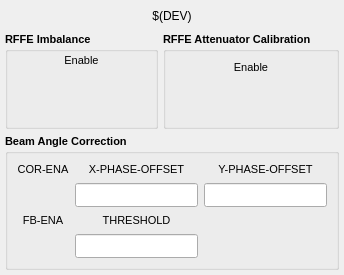
<?xml version="1.0" encoding="UTF-8"?>
<ui version="4.0">
 <class>MainWindow</class>
 <widget class="QMainWindow" name="MainWindow">
  <property name="geometry">
   <rect>
    <x>0</x>
    <y>0</y>
    <width>344</width>
    <height>275</height>
   </rect>
  </property>
  <property name="sizePolicy">
   <sizepolicy hsizetype="Fixed" vsizetype="Fixed">
    <horstretch>0</horstretch>
    <verstretch>0</verstretch>
   </sizepolicy>
  </property>
  <property name="minimumSize">
   <size>
    <width>344</width>
    <height>275</height>
   </size>
  </property>
  <property name="maximumSize">
   <size>
    <width>499</width>
    <height>700</height>
   </size>
  </property>
  <property name="windowTitle">
   <string>MainWindow</string>
  </property>
  <widget class="QWidget" name="centralwidget">
   <layout class="QVBoxLayout" name="verticalLayout">
    <property name="spacing">
     <number>5</number>
    </property>
    <property name="margin">
     <number>5</number>
    </property>
    <item>
     <spacer name="verticalSpacer">
      <property name="orientation">
       <enum>Qt::Vertical</enum>
      </property>
      <property name="sizeType">
       <enum>QSizePolicy::Fixed</enum>
      </property>
      <property name="sizeHint" stdset="0">
       <size>
        <width>20</width>
        <height>1</height>
       </size>
      </property>
     </spacer>
    </item>
    <item>
     <widget class="caLabel" name="caLabel_1">
      <property name="sizePolicy">
       <sizepolicy hsizetype="Expanding" vsizetype="Fixed">
        <horstretch>0</horstretch>
        <verstretch>0</verstretch>
       </sizepolicy>
      </property>
      <property name="minimumSize">
       <size>
        <width>200</width>
        <height>20</height>
       </size>
      </property>
      <property name="frameShape">
       <enum>QFrame::NoFrame</enum>
      </property>
      <property name="text">
       <string>$(DEV)</string>
      </property>
      <property name="alignment">
       <set>Qt::AlignAbsolute|Qt::AlignCenter|Qt::AlignHCenter|Qt::AlignVCenter</set>
      </property>
      <property name="fontScaleMode">
       <enum>ESimpleLabel::Height</enum>
      </property>
      <property name="foreground">
       <color>
        <red>0</red>
        <green>0</green>
        <blue>0</blue>
       </color>
      </property>
      <property name="background">
       <color alpha="0">
        <red>255</red>
        <green>255</green>
        <blue>255</blue>
       </color>
      </property>
     </widget>
    </item>
    <item>
     <spacer name="verticalSpacer_2">
      <property name="orientation">
       <enum>Qt::Vertical</enum>
      </property>
      <property name="sizeType">
       <enum>QSizePolicy::Fixed</enum>
      </property>
      <property name="sizeHint" stdset="0">
       <size>
        <width>20</width>
        <height>1</height>
       </size>
      </property>
     </spacer>
    </item>
    <item>
     <layout class="QHBoxLayout" name="horizontalLayout">
      <property name="spacing">
       <number>5</number>
      </property>
      <property name="topMargin">
       <number>0</number>
      </property>
      <item>
       <widget class="QGroupBox" name="groupBox_2">
        <property name="sizePolicy">
         <sizepolicy hsizetype="Preferred" vsizetype="Preferred">
          <horstretch>0</horstretch>
          <verstretch>0</verstretch>
         </sizepolicy>
        </property>
        <property name="minimumSize">
         <size>
          <width>0</width>
          <height>0</height>
         </size>
        </property>
        <property name="font">
         <font>
          <pointsize>8</pointsize>
          <weight>75</weight>
          <bold>true</bold>
         </font>
        </property>
        <property name="title">
         <string>RFFE Imbalance</string>
        </property>
        <layout class="QGridLayout" name="gridLayout">
         <property name="margin">
          <number>2</number>
         </property>
         <property name="spacing">
          <number>2</number>
         </property>
         <item row="0" column="2">
          <widget class="QLabel" name="label_12">
           <property name="sizePolicy">
            <sizepolicy hsizetype="Preferred" vsizetype="Fixed">
             <horstretch>0</horstretch>
             <verstretch>0</verstretch>
            </sizepolicy>
           </property>
           <property name="minimumSize">
            <size>
             <width>0</width>
             <height>15</height>
            </size>
           </property>
           <property name="font">
            <font>
             <weight>50</weight>
             <bold>false</bold>
            </font>
           </property>
           <property name="text">
            <string>Enable</string>
           </property>
           <property name="alignment">
            <set>Qt::AlignCenter</set>
           </property>
          </widget>
         </item>
         <item row="1" column="2">
          <widget class="caLed" name="caled_2">
           <property name="rectangular">
            <bool>false</bool>
           </property>
           <property name="channel" stdset="0">
            <string notr="true">$(DEV):IB-ENA-RD</string>
           </property>
           <property name="trueColor">
            <color>
             <red>0</red>
             <green>170</green>
             <blue>0</blue>
            </color>
           </property>
          </widget>
         </item>
        </layout>
       </widget>
      </item>
      <item>
       <widget class="QGroupBox" name="groupBox_5">
        <property name="font">
         <font>
          <pointsize>8</pointsize>
          <weight>75</weight>
          <bold>true</bold>
         </font>
        </property>
        <property name="title">
         <string>RFFE Attenuator Calibration</string>
        </property>
        <layout class="QGridLayout" name="gridLayout_6">
         <item row="0" column="0">
          <widget class="QLabel" name="label_8">
           <property name="sizePolicy">
            <sizepolicy hsizetype="Preferred" vsizetype="Fixed">
             <horstretch>0</horstretch>
             <verstretch>0</verstretch>
            </sizepolicy>
           </property>
           <property name="minimumSize">
            <size>
             <width>0</width>
             <height>15</height>
            </size>
           </property>
           <property name="font">
            <font>
             <weight>50</weight>
             <bold>false</bold>
            </font>
           </property>
           <property name="text">
            <string>Enable</string>
           </property>
           <property name="alignment">
            <set>Qt::AlignCenter</set>
           </property>
          </widget>
         </item>
         <item row="1" column="0">
          <widget class="caLed" name="caled">
           <property name="rectangular">
            <bool>false</bool>
           </property>
           <property name="channel" stdset="0">
            <string notr="true">$(DEV):AC-ENA-RD</string>
           </property>
           <property name="trueColor">
            <color>
             <red>0</red>
             <green>170</green>
             <blue>0</blue>
            </color>
           </property>
          </widget>
         </item>
        </layout>
       </widget>
      </item>
     </layout>
    </item>
    <item>
     <widget class="QGroupBox" name="groupBox_6">
      <property name="sizePolicy">
       <sizepolicy hsizetype="Preferred" vsizetype="Preferred">
        <horstretch>0</horstretch>
        <verstretch>0</verstretch>
       </sizepolicy>
      </property>
      <property name="minimumSize">
       <size>
        <width>100</width>
        <height>100</height>
       </size>
      </property>
      <property name="font">
       <font>
        <pointsize>8</pointsize>
        <weight>75</weight>
        <bold>true</bold>
       </font>
      </property>
      <property name="title">
       <string>Beam Angle Correction</string>
      </property>
      <layout class="QGridLayout" name="gridLayout_5">
       <item row="0" column="0">
        <widget class="QLabel" name="label_13">
         <property name="sizePolicy">
          <sizepolicy hsizetype="Preferred" vsizetype="Fixed">
           <horstretch>0</horstretch>
           <verstretch>0</verstretch>
          </sizepolicy>
         </property>
         <property name="minimumSize">
          <size>
           <width>0</width>
           <height>15</height>
          </size>
         </property>
         <property name="font">
          <font>
           <weight>50</weight>
           <bold>false</bold>
          </font>
         </property>
         <property name="text">
          <string>COR-ENA</string>
         </property>
         <property name="alignment">
          <set>Qt::AlignCenter</set>
         </property>
        </widget>
       </item>
       <item row="0" column="1">
        <widget class="QLabel" name="label_11">
         <property name="sizePolicy">
          <sizepolicy hsizetype="Preferred" vsizetype="Fixed">
           <horstretch>0</horstretch>
           <verstretch>0</verstretch>
          </sizepolicy>
         </property>
         <property name="minimumSize">
          <size>
           <width>100</width>
           <height>15</height>
          </size>
         </property>
         <property name="font">
          <font>
           <weight>50</weight>
           <bold>false</bold>
          </font>
         </property>
         <property name="text">
          <string>X-PHASE-OFFSET</string>
         </property>
         <property name="alignment">
          <set>Qt::AlignCenter</set>
         </property>
        </widget>
       </item>
       <item row="0" column="2">
        <widget class="QLabel" name="label_9">
         <property name="sizePolicy">
          <sizepolicy hsizetype="Preferred" vsizetype="Fixed">
           <horstretch>0</horstretch>
           <verstretch>0</verstretch>
          </sizepolicy>
         </property>
         <property name="minimumSize">
          <size>
           <width>100</width>
           <height>15</height>
          </size>
         </property>
         <property name="font">
          <font>
           <weight>50</weight>
           <bold>false</bold>
          </font>
         </property>
         <property name="text">
          <string>Y-PHASE-OFFSET</string>
         </property>
         <property name="alignment">
          <set>Qt::AlignCenter</set>
         </property>
        </widget>
       </item>
       <item row="5" column="1">
        <widget class="QLabel" name="label_10">
         <property name="sizePolicy">
          <sizepolicy hsizetype="Preferred" vsizetype="Fixed">
           <horstretch>0</horstretch>
           <verstretch>0</verstretch>
          </sizepolicy>
         </property>
         <property name="minimumSize">
          <size>
           <width>100</width>
           <height>15</height>
          </size>
         </property>
         <property name="font">
          <font>
           <weight>50</weight>
           <bold>false</bold>
          </font>
         </property>
         <property name="text">
          <string>THRESHOLD</string>
         </property>
         <property name="alignment">
          <set>Qt::AlignCenter</set>
         </property>
        </widget>
       </item>
       <item row="5" column="0">
        <widget class="QLabel" name="label_14">
         <property name="sizePolicy">
          <sizepolicy hsizetype="Preferred" vsizetype="Fixed">
           <horstretch>0</horstretch>
           <verstretch>0</verstretch>
          </sizepolicy>
         </property>
         <property name="minimumSize">
          <size>
           <width>0</width>
           <height>15</height>
          </size>
         </property>
         <property name="font">
          <font>
           <weight>50</weight>
           <bold>false</bold>
          </font>
         </property>
         <property name="text">
          <string>FB-ENA</string>
         </property>
         <property name="alignment">
          <set>Qt::AlignCenter</set>
         </property>
        </widget>
       </item>
       <item row="4" column="0">
        <widget class="caLed" name="caled_3">
         <property name="channel" stdset="0">
          <string notr="true">$(DEV):BA-ENA-RD</string>
         </property>
         <property name="trueColor">
          <color>
           <red>0</red>
           <green>170</green>
           <blue>0</blue>
          </color>
         </property>
        </widget>
       </item>
       <item row="7" column="0">
        <widget class="caLed" name="caled_4">
         <property name="channel" stdset="0">
          <string notr="true">$(DEV):BA-FB-ENA-RD</string>
         </property>
         <property name="trueColor">
          <color>
           <red>0</red>
           <green>170</green>
           <blue>0</blue>
          </color>
         </property>
        </widget>
       </item>
       <item row="4" column="1">
        <widget class="caLineEdit" name="calineedit_4">
         <property name="minimumSize">
          <size>
           <width>0</width>
           <height>20</height>
          </size>
         </property>
         <property name="font">
          <font>
           <family>Lucida Sans Typewriter</family>
           <pointsize>8</pointsize>
          </font>
         </property>
         <property name="alignment">
          <set>Qt::AlignRight|Qt::AlignTrailing|Qt::AlignVCenter</set>
         </property>
         <property name="channel" stdset="0">
          <string notr="true">$(DEV):BA-X-RD</string>
         </property>
         <property name="background">
          <color>
           <red>187</red>
           <green>187</green>
           <blue>187</blue>
          </color>
         </property>
         <property name="colorMode">
          <enum>caLineEdit::Static</enum>
         </property>
         <property name="fontScaleMode">
          <enum>caLineEdit::None</enum>
         </property>
        </widget>
       </item>
       <item row="4" column="2">
        <widget class="caLineEdit" name="calineedit_5">
         <property name="minimumSize">
          <size>
           <width>0</width>
           <height>20</height>
          </size>
         </property>
         <property name="font">
          <font>
           <family>Lucida Sans Typewriter</family>
           <pointsize>8</pointsize>
          </font>
         </property>
         <property name="alignment">
          <set>Qt::AlignRight|Qt::AlignTrailing|Qt::AlignVCenter</set>
         </property>
         <property name="channel" stdset="0">
          <string notr="true">$(DEV):BA-Y-RD</string>
         </property>
         <property name="background">
          <color>
           <red>187</red>
           <green>187</green>
           <blue>187</blue>
          </color>
         </property>
         <property name="colorMode">
          <enum>caLineEdit::Static</enum>
         </property>
         <property name="fontScaleMode">
          <enum>caLineEdit::None</enum>
         </property>
        </widget>
       </item>
       <item row="7" column="1">
        <widget class="caLineEdit" name="calineedit_6">
         <property name="minimumSize">
          <size>
           <width>0</width>
           <height>20</height>
          </size>
         </property>
         <property name="font">
          <font>
           <family>Lucida Sans Typewriter</family>
           <pointsize>8</pointsize>
          </font>
         </property>
         <property name="alignment">
          <set>Qt::AlignRight|Qt::AlignTrailing|Qt::AlignVCenter</set>
         </property>
         <property name="channel" stdset="0">
          <string notr="true">$(DEV):BA-FB-THR-RD</string>
         </property>
         <property name="background">
          <color>
           <red>187</red>
           <green>187</green>
           <blue>187</blue>
          </color>
         </property>
         <property name="colorMode">
          <enum>caLineEdit::Static</enum>
         </property>
         <property name="fontScaleMode">
          <enum>caLineEdit::None</enum>
         </property>
        </widget>
       </item>
      </layout>
     </widget>
    </item>
   </layout>
  </widget>
 </widget>
 <customwidgets>
  <customwidget>
   <class>caLabel</class>
   <extends>QLabel</extends>
   <header>caLabel</header>
  </customwidget>
  <customwidget>
   <class>caLed</class>
   <extends>QWidget</extends>
   <header>caLed</header>
  </customwidget>
  <customwidget>
   <class>caLineEdit</class>
   <extends>QLineEdit</extends>
   <header>caLineEdit</header>
  </customwidget>
 </customwidgets>
 <resources/>
 <connections/>
</ui>
